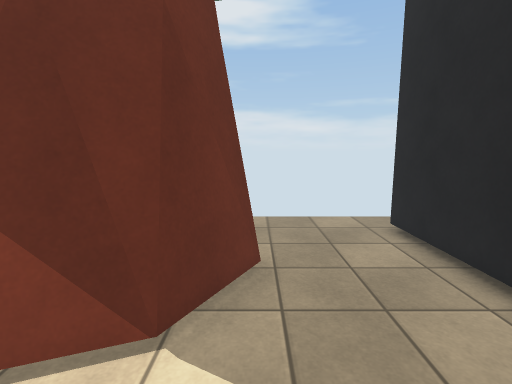
View 1 (above)

18 first-person views from a walk through a scene from a Unity 3-D project. The camera is 1.5 m above the floor, tilts 8° down and sees 85° across. Doors are open. The floor is counted in squares, 0.5 m on a side. Each view is taken from the middle of a square. On the plan, view 1 faces up. The plan holds only what a view shows up to about 20 squares ahead; the rest is blank. The place goes on beyond the plan. The player character is not drawn. Surface patterns are stand-ins for the level's own textures.

View 2
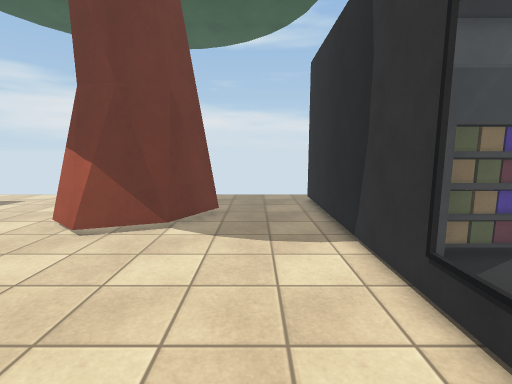

View 3
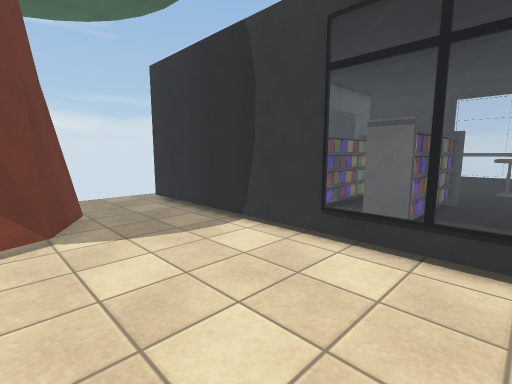

View 4
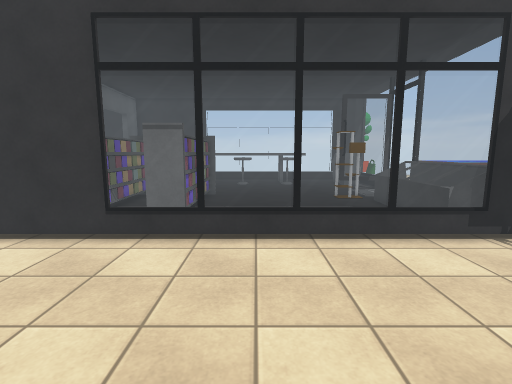

View 5
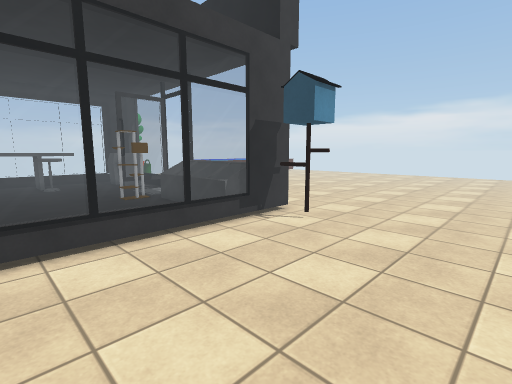

View 6
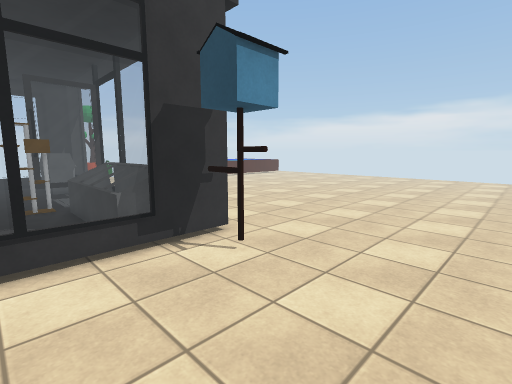

View 7
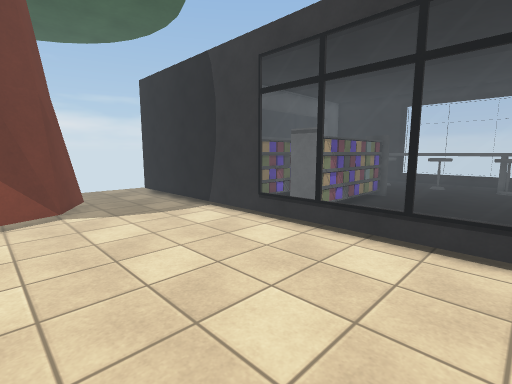

View 8
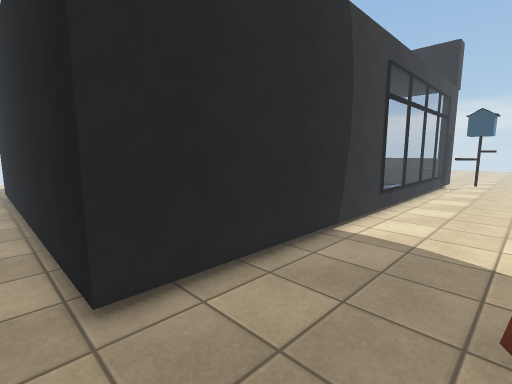

View 9
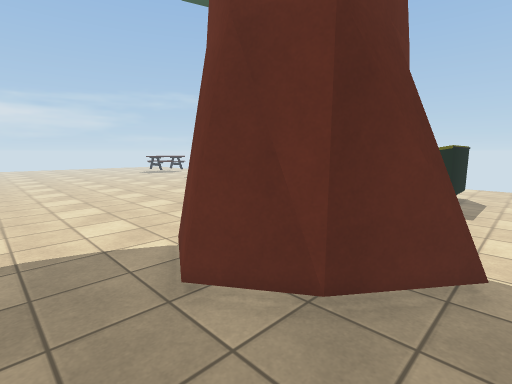

View 10
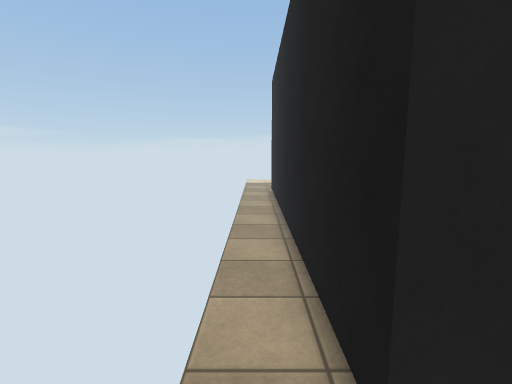

View 11
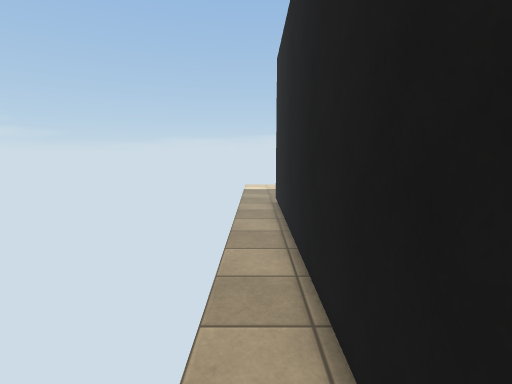

View 12
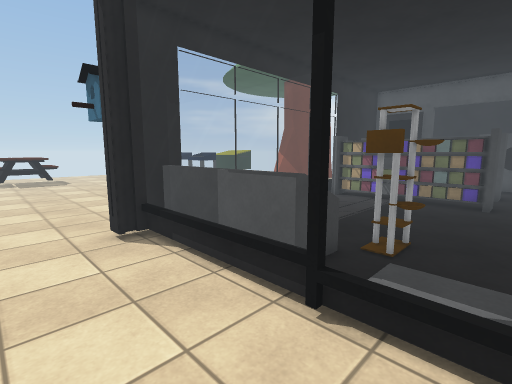

View 13
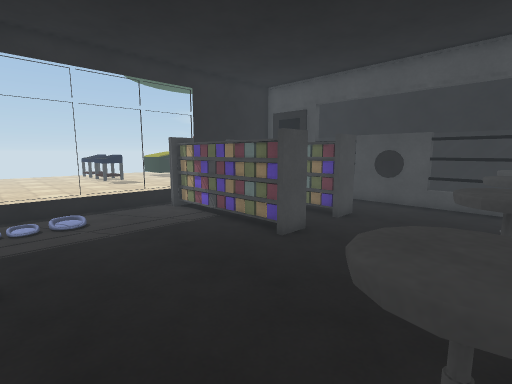

View 14
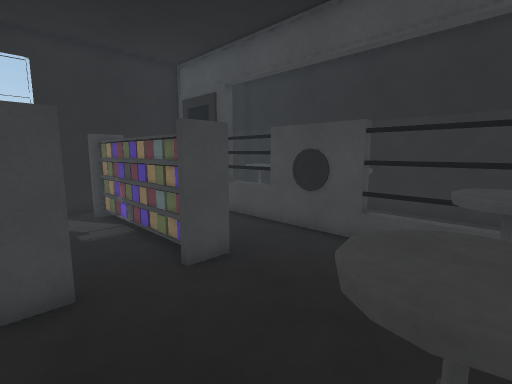

View 15
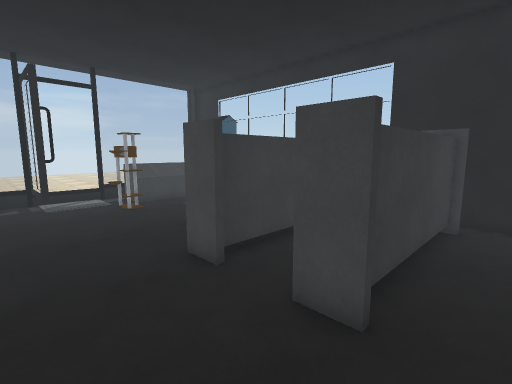

View 16
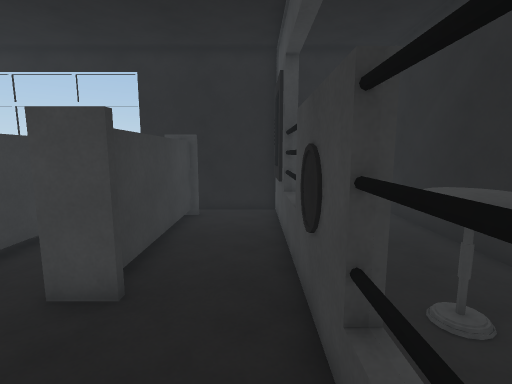

View 17
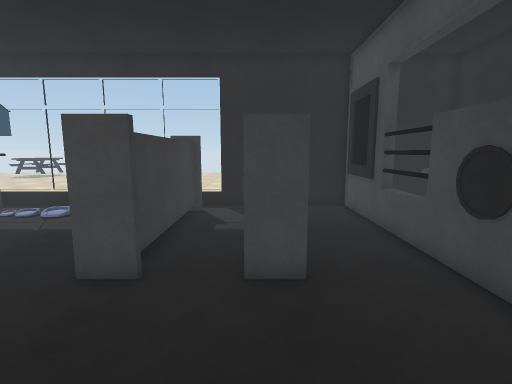

View 18
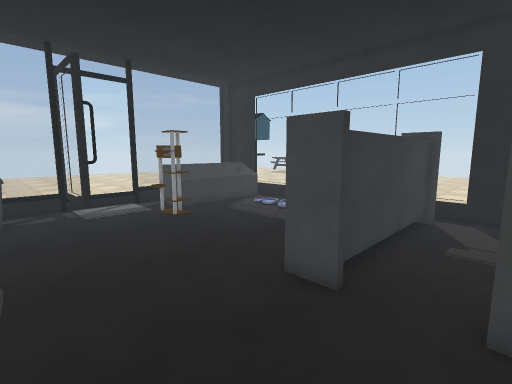

### Floor plan
Key: @ floor where view 1 was taken; # wall or solid block; x gap in a wall; . main floor; : floor 0.25 m higher than the main floor; / step, stairs or slope; D open door; = window, fence, low wall or low ledge; ^ raised ledge; T thing the floor can be seen under or through; R tree; O other object.
Columns run from 4 left of view 1 to 21 right of it. Each row starts with its distance up from view 1.
 12 ..........................
 11 RR.......TT###############
 10 RRR......T...............
  9   #R.....T.  .......
  8   ##.....T.   ^....^^
  7    #R....T.  ^^  ..^^.
  6    RR....T.        ...
  5   RR.....TT##########=====
  4 RRRR.....T...............
  3 RR.......T...............
  2 .........T..............^^
  1 .........TT#########......
  0 ....@....T##########......
 -1 .........T..............#^
 -2 .........x..............^^
 -3 .........=##########.....#
 -4 ...DDDDDDD##########......
 -5 ...DDDDDDD..............#^
 -6 .........=..............^^
 -7 .........=................
 -8 .........=................
 -9 .........=../...........#^
-10 .........=.//...........^^
-11 .........=..:............#
-12 .........=..:....OO.......
-13 .........=.......OO..#...
-14 .........=^^^^^^^.:::=.#=x
-15 .........#^^^^ ^^.:::=.=^
-16 .........#^^^^^^^.:::=.##
-17 ......OOOO#=======///#==
-18 .........##.........
-19 ...................
-20 ..................
-21  ................   .
-22  ..............
-23  ...............
-24  ...............
-25  ...............
-26  ..............
-27  .............
-28  ............
-29  ...........
-30  ..........

Where each view was taken, in squares from view 1:
view 1: 0 up, 0 right, facing up
view 2: 7 down, 2 right, facing up
view 3: 7 down, 3 left, facing up-right
view 4: 7 down, 4 left, facing right
view 5: 6 down, 4 left, facing down-right
view 6: 11 down, 3 left, facing down-right
view 7: 11 down, 4 left, facing up-right
view 8: 12 up, 0 right, facing down-right
view 9: 12 up, 3 right, facing down-left
view 10: 12 up, 3 right, facing right
view 11: 12 up, 8 right, facing right
view 12: 21 down, 16 right, facing up-left
view 13: 12 down, 21 right, facing up-left
view 14: 4 down, 21 right, facing up-left
view 15: 3 up, 19 right, facing down-left
view 16: 4 up, 20 right, facing left
view 17: 0 up, 21 right, facing left
view 18: 0 up, 20 right, facing down-left
